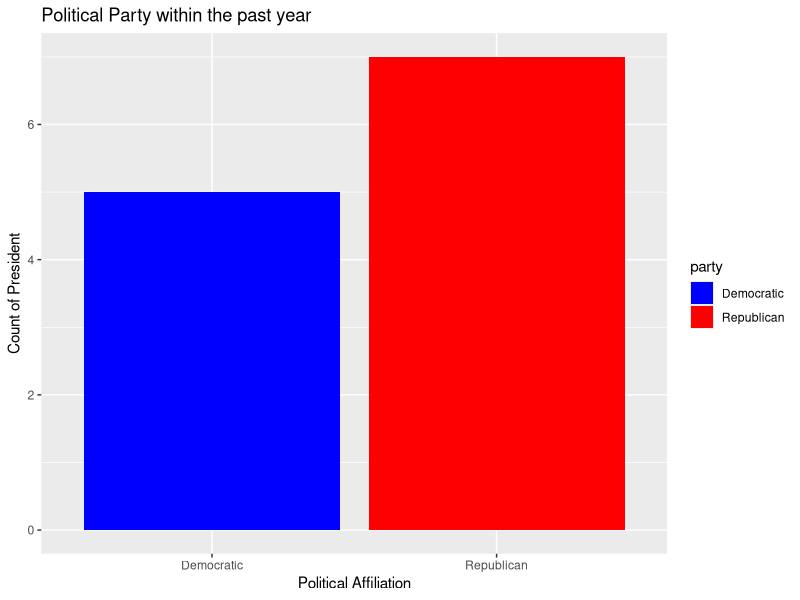
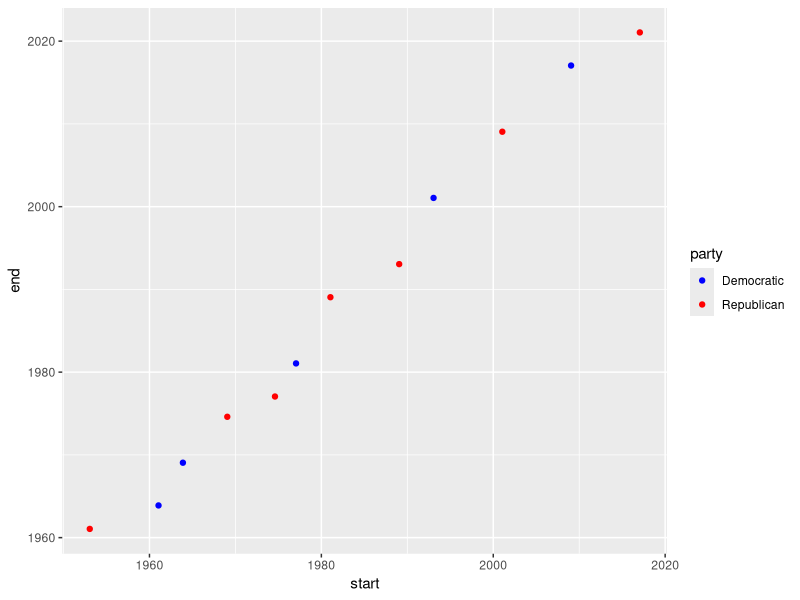
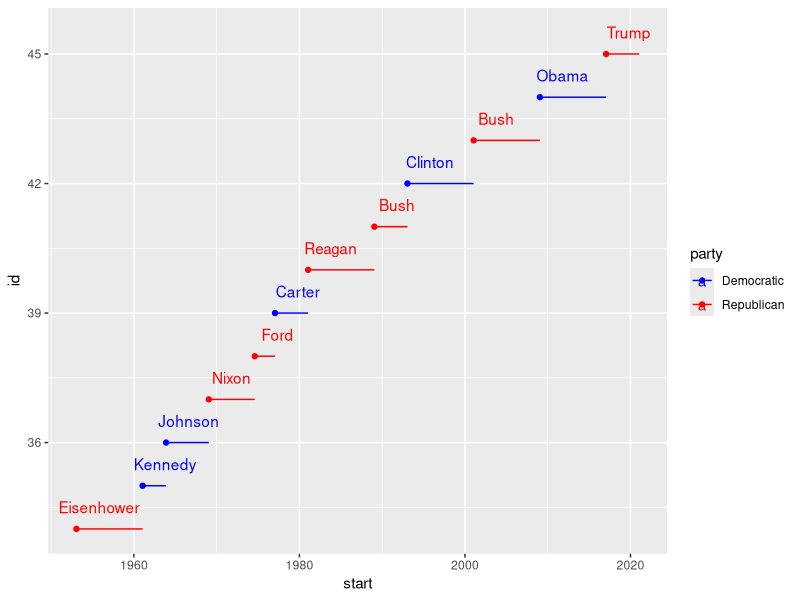
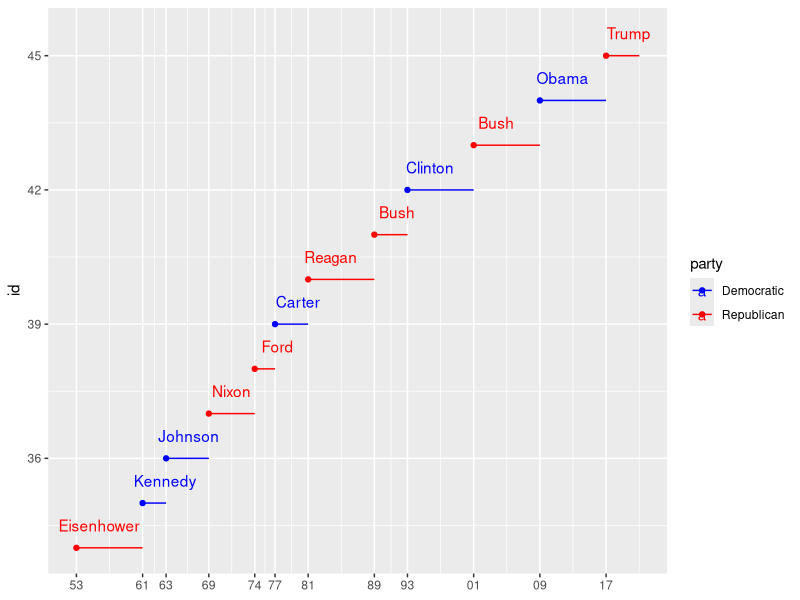

Generate these figures, in order, with R:
library(tidyverse)
presidential
ggplot(data = presidential)+
  geom_bar(mapping=aes(x=party, fill = party))+ 
  labs(x = "Political Affiliation" , y = "Count of President", title = "Political Party within the past year")+
  scale_fill_manual(values = c(Republican = 'red', Democratic = 'blue'))

ggplot(data=presidential)+
  geom_point(mapping = aes(x=start, y=end, color = party))+
  scale_color_manual(values = c(Republican = 'red', Democratic = 'blue'))

presidential %>%
  mutate(id = 33 + row_number())%>%
  ggplot()+
  geom_point(mapping=aes(x=start, y= id, color = party))+
  geom_segment(mapping=aes(x=start, y=id, xend=end,yend = id, color = party))+
  scale_color_manual(values = c(Republican = 'red', Democratic = 'blue'))+
  geom_text(mapping=aes(x= start,y = id, label = name, color = party),nudge_x = 1000,nudge_y = .5)


presidential %>%
  mutate(id = 33 + row_number())%>%
  ggplot(mapping=aes(x=start, y= id, color = party))+
  geom_point()+
  geom_segment(mapping=aes(xend=end,yend = id))+
  scale_color_manual(values = c(Republican = 'red', Democratic = 'blue'))+
  geom_text(mapping=aes(label = name),nudge_x = 1000,nudge_y = .5)+
  scale_x_date(name=NULL,breaks = presidential$start,date_labels = '%y')
